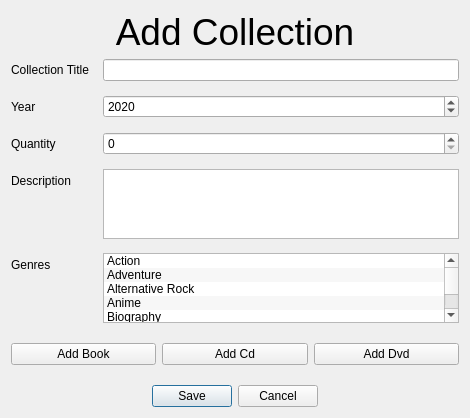
<?xml version="1.0" encoding="UTF-8"?>
<ui version="4.0">
 <class>CollectionDialog</class>
 <widget class="QDialog" name="CollectionDialog">
  <property name="geometry">
   <rect>
    <x>0</x>
    <y>0</y>
    <width>470</width>
    <height>417</height>
   </rect>
  </property>
  <property name="windowTitle">
   <string>Dialog</string>
  </property>
  <property name="modal">
   <bool>true</bool>
  </property>
  <layout class="QVBoxLayout" name="verticalLayout">
   <item>
    <widget class="QLabel" name="titleLabel">
     <property name="font">
      <font>
       <pointsize>28</pointsize>
      </font>
     </property>
     <property name="text">
      <string>Add Collection</string>
     </property>
     <property name="alignment">
      <set>Qt::AlignCenter</set>
     </property>
    </widget>
   </item>
   <item>
    <layout class="QFormLayout" name="formLayout">
     <property name="horizontalSpacing">
      <number>14</number>
     </property>
     <property name="verticalSpacing">
      <number>14</number>
     </property>
     <item row="0" column="0">
      <widget class="QLabel" name="label">
       <property name="text">
        <string>Collection Title</string>
       </property>
      </widget>
     </item>
     <item row="0" column="1">
      <widget class="QLineEdit" name="collectionTitle"/>
     </item>
     <item row="1" column="0">
      <widget class="QLabel" name="label_4">
       <property name="text">
        <string>Year</string>
       </property>
      </widget>
     </item>
     <item row="1" column="1">
      <widget class="QSpinBox" name="collectionYearSpinbox">
       <property name="minimum">
        <number>1900</number>
       </property>
       <property name="maximum">
        <number>2100</number>
       </property>
       <property name="value">
        <number>2020</number>
       </property>
      </widget>
     </item>
     <item row="2" column="0">
      <widget class="QLabel" name="label_2">
       <property name="text">
        <string>Quantity</string>
       </property>
      </widget>
     </item>
     <item row="2" column="1">
      <widget class="QSpinBox" name="collectionQuantitySpinbox">
       <property name="maximum">
        <number>10000</number>
       </property>
      </widget>
     </item>
     <item row="3" column="0">
      <widget class="QLabel" name="label_8">
       <property name="text">
        <string>Description</string>
       </property>
      </widget>
     </item>
     <item row="3" column="1">
      <widget class="QTextEdit" name="collectionDescriptionTextEdit"/>
     </item>
     <item row="4" column="0">
      <widget class="QLabel" name="label_3">
       <property name="text">
        <string>Genres</string>
       </property>
      </widget>
     </item>
     <item row="4" column="1">
      <widget class="QListWidget" name="collectionGenreList">
       <property name="alternatingRowColors">
        <bool>true</bool>
       </property>
       <property name="selectionMode">
        <enum>QAbstractItemView::MultiSelection</enum>
       </property>
       <property name="spacing">
        <number>3</number>
       </property>
       <property name="sortingEnabled">
        <bool>true</bool>
       </property>
       <item>
        <property name="text">
         <string>Action</string>
        </property>
       </item>
       <item>
        <property name="text">
         <string>Adventure</string>
        </property>
       </item>
       <item>
        <property name="text">
         <string>Alternative Rock</string>
        </property>
       </item>
       <item>
        <property name="text">
         <string>Anime</string>
        </property>
       </item>
       <item>
        <property name="text">
         <string>Biography</string>
        </property>
       </item>
       <item>
        <property name="text">
         <string>Christian Gospel</string>
        </property>
       </item>
       <item>
        <property name="text">
         <string>Classic</string>
        </property>
       </item>
       <item>
        <property name="text">
         <string>Comedy</string>
        </property>
       </item>
       <item>
        <property name="text">
         <string>Comic Book</string>
        </property>
       </item>
       <item>
        <property name="text">
         <string>Country</string>
        </property>
       </item>
       <item>
        <property name="text">
         <string>Drama</string>
        </property>
       </item>
       <item>
        <property name="text">
         <string>EDM</string>
        </property>
       </item>
       <item>
        <property name="text">
         <string>Fantasy</string>
        </property>
       </item>
       <item>
        <property name="text">
         <string>Graphic Novel</string>
        </property>
       </item>
       <item>
        <property name="text">
         <string>Historical</string>
        </property>
       </item>
       <item>
        <property name="text">
         <string>Horror</string>
        </property>
       </item>
       <item>
        <property name="text">
         <string>Indie Rock</string>
        </property>
       </item>
       <item>
        <property name="text">
         <string>Jazz</string>
        </property>
       </item>
       <item>
        <property name="text">
         <string>Latin</string>
        </property>
       </item>
       <item>
        <property name="text">
         <string>Literary Fiction</string>
        </property>
       </item>
       <item>
        <property name="text">
         <string>Mystery</string>
        </property>
       </item>
       <item>
        <property name="text">
         <string>Poetry</string>
        </property>
       </item>
       <item>
        <property name="text">
         <string>Rap</string>
        </property>
       </item>
       <item>
        <property name="text">
         <string>Rhythm and Blues</string>
        </property>
       </item>
       <item>
        <property name="text">
         <string>Rock</string>
        </property>
       </item>
       <item>
        <property name="text">
         <string>Romance</string>
        </property>
       </item>
       <item>
        <property name="text">
         <string>Science Fiction</string>
        </property>
       </item>
       <item>
        <property name="text">
         <string>Short Story</string>
        </property>
       </item>
       <item>
        <property name="text">
         <string>Suspense</string>
        </property>
       </item>
       <item>
        <property name="text">
         <string>Techno</string>
        </property>
       </item>
       <item>
        <property name="text">
         <string>Western</string>
        </property>
       </item>
      </widget>
     </item>
    </layout>
   </item>
   <item>
    <layout class="QHBoxLayout" name="horizontalLayout">
     <property name="topMargin">
      <number>14</number>
     </property>
     <property name="bottomMargin">
      <number>14</number>
     </property>
     <item>
      <widget class="QPushButton" name="addBookPushButton">
       <property name="text">
        <string>Add Book</string>
       </property>
      </widget>
     </item>
     <item>
      <widget class="QPushButton" name="addCdPushButton">
       <property name="text">
        <string>Add Cd</string>
       </property>
      </widget>
     </item>
     <item>
      <widget class="QPushButton" name="addDvdPushButton">
       <property name="text">
        <string>Add Dvd</string>
       </property>
      </widget>
     </item>
    </layout>
   </item>
   <item>
    <widget class="QDialogButtonBox" name="acceptButtonBox">
     <property name="standardButtons">
      <set>QDialogButtonBox::Cancel|QDialogButtonBox::Save</set>
     </property>
     <property name="centerButtons">
      <bool>true</bool>
     </property>
    </widget>
   </item>
  </layout>
 </widget>
 <resources/>
 <connections>
  <connection>
   <sender>acceptButtonBox</sender>
   <signal>accepted()</signal>
   <receiver>CollectionDialog</receiver>
   <slot>accept()</slot>
   <hints>
    <hint type="sourcelabel">
     <x>402</x>
     <y>570</y>
    </hint>
    <hint type="destinationlabel">
     <x>500</x>
     <y>442</y>
    </hint>
   </hints>
  </connection>
  <connection>
   <sender>acceptButtonBox</sender>
   <signal>rejected()</signal>
   <receiver>CollectionDialog</receiver>
   <slot>reject()</slot>
   <hints>
    <hint type="sourcelabel">
     <x>402</x>
     <y>570</y>
    </hint>
    <hint type="destinationlabel">
     <x>500</x>
     <y>442</y>
    </hint>
   </hints>
  </connection>
 </connections>
</ui>
